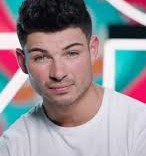
#> input picture SkinTanDetection/dataset/original2.jpg, 146 x 156 px
$ jupyter execute SkinTanDetection.ipynb
#> lines starting #> are read from the running program, lines starting #| are printed output that depends on the picture; after the words box and inside, x2 and y2 are one past the last pixel; in counts of white or black regions, pixels touching at a corner belong together; long printed decimals are rounded
[cell 1]
import numpy as np
import cv2
from sklearn.cluster import KMeans
from collections import Counter
import imutils
import pprint
from matplotlib import pyplot as plt

[cell 2]
def extractSkin(image):
    img =  image.copy()
    img =  cv2.cvtColor(img,cv2.COLOR_BGR2HSV)
    lower_threshold = np.array([0, 48, 80], dtype=np.uint8)
    upper_threshold = np.array([20, 255, 255], dtype=np.uint8)
    skinMask = cv2.inRange(img,lower_threshold,upper_threshold)
    skinMask = cv2.GaussianBlur(skinMask,(3,3),0)
    skin  =  cv2.bitwise_and(img,img,mask=skinMask)
    return cv2.cvtColor(skin,cv2.COLOR_HSV2BGR)

[cell 3]
def removeBlack(estimator_labels, estimator_cluster):

    hasBlack = False
    occurance_counter = Counter(estimator_labels)
    compare = lambda x, y: Counter(x) == Counter(y)
    for x in occurance_counter.most_common(len(estimator_cluster)):
        color = [int(i) for i in estimator_cluster[x[0]].tolist() ]
        if compare(color , [0,0,0]) == True:
            del occurance_counter[x[0]]
            hasBlack = True
            estimator_cluster = np.delete(estimator_cluster,x[0],0)
            break
    return (occurance_counter,estimator_cluster,hasBlack)

[cell 4]
def getColorInformation(estimator_labels, estimator_cluster,hasThresholding=False):

    occurance_counter = None
    colorInformation = []
    hasBlack =False
    if hasThresholding == True:

        (occurance,cluster,black) = removeBlack(estimator_labels,estimator_cluster)
        occurance_counter =  occurance
        estimator_cluster = cluster
        hasBlack = black

    else:
        occurance_counter = Counter(estimator_labels)
    totalOccurance = sum(occurance_counter.values())
    for x in occurance_counter.most_common(len(estimator_cluster)):

        index = (int(x[0]))
        index =  (index-1) if ((hasThresholding & hasBlack)& (int(index) !=0)) else index
        color = estimator_cluster[index].tolist()
        color_percentage= (x[1]/totalOccurance)
        colorInfo = {"cluster_index":index , "color": color , "color_percentage" : color_percentage }
        colorInformation.append(colorInfo)
    return colorInformation

[cell 5]
def extractDominantColor(image,number_of_colors=5,hasThresholding=False):

    if hasThresholding == True:
        number_of_colors +=1
    img = image.copy()
    img = cv2.cvtColor(img,cv2.COLOR_BGR2RGB)
    img = img.reshape((img.shape[0]*img.shape[1]) , 3)
    estimator = KMeans(n_clusters=number_of_colors, random_state=0)
    estimator.fit(img)
    colorInformation = getColorInformation(estimator.labels_,estimator.cluster_centers_,hasThresholding)
    return colorInformation

[cell 6]
def rgb_to_hsv(r, g, b):
    r, g, b = r/255.0, g/255.0, b/255.0
    mx = max(r, g, b)
    mn = min(r, g, b)
    df = mx-mn
    if mx == mn:
        h = 0
    elif mx == r:
        h = (60 * ((g-b)/df) + 360) % 360
    elif mx == g:
        h = (60 * ((b-r)/df) + 120) % 360
    elif mx == b:
        h = (60 * ((r-g)/df) + 240) % 360
    if mx == 0:
        s = 0
    else:
        s = (df/mx)*100
    v = mx*100
    return h, s, v

[cell 7]
def findTan(color1,color2):
    currentTan = color2[1] - color1[1]
    print("Difference Index = ",currentTan)
    if currentTan>-10 and currentTan<12 : print("Not a significant change in the color tone")
    elif currentTan>11 : print("Image 2 is tanned by an amount of ", currentTan)
    else: print("Image 1 a lighter shade by an amount of ", currentTan*(-1))

[cell 8]
image1 = cv2.imread('./dataset/original2.jpg')
#> image1 is the input picture: shape (156, 146, 3); mean B, G, R 150.6, 144.1, 150.7

[cell 9]
cv2.imshow('./dataset/Original',image1)
cv2.waitKey()
cv2.destroyAllWindows()

[cell 10]
image1 = imutils.resize(image1,width=500)
#> image1: shape (534, 500, 3)

[cell 11]
skin1 = extractSkin(image1)
#> in extractSkin, `img =  cv2.cvtColor(img,cv2.COLOR_BGR2HSV)`: img: shape (534, 500, 3); mean H, S, V 95.3, 74.6, 171.5
#> in extractSkin, `skinMask = cv2.inRange(img,lower_threshold,upper_threshold)`:
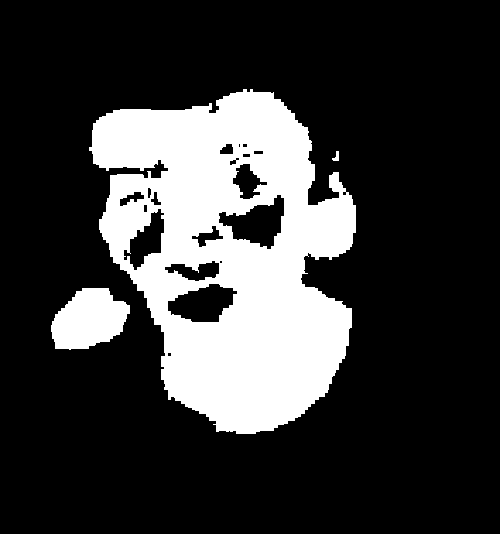
#> skinMask: shape (534, 500); 22.4% white; 3 white regions, box (x1, y1, x2, y2) and area: (89, 89, 356, 434) 56194, (51, 288, 130, 350) 3498, (332, 151, 339, 161) 42
#> in extractSkin, `skin  =  cv2.bitwise_and(img,img,mask=skinMask)`: skin: shape (534, 500, 3); mean H, S, V 2.2, 17.9, 39.4
#> in extractSkin, `return cv2.cvtColor(skin,cv2.COLOR_HSV2BGR)`:
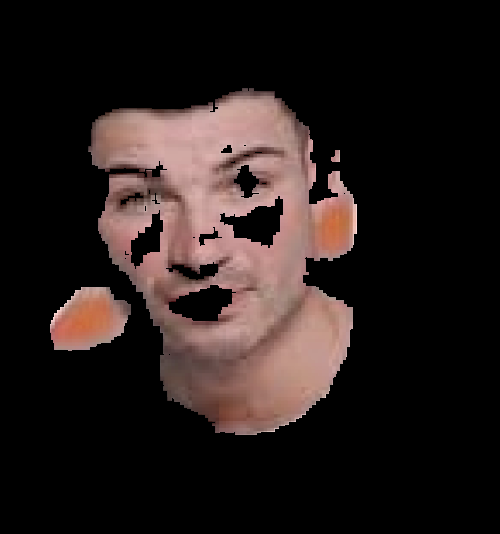
#> returned value: shape (534, 500, 3); mean B, G, R 27.7, 29.5, 39.4

[cell 12]
dominantColors1 = extractDominantColor(skin1,hasThresholding=True)
#> dominantColors1 = 5 items
dominantColors1

[cell 13]
image2 = cv2.imread('./dataset/tan2.jpg')
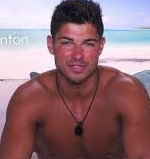
#> input picture SkinTanDetection/dataset/tan2.jpg, 150 x 159 px
#> image2 is the input picture: shape (159, 150, 3); mean B, G, R 121.4, 114.1, 147.6

[cell 14]
cv2.imshow('./dataset/tan',image2)
cv2.waitKey()
cv2.destroyAllWindows()

[cell 15]
image2 = imutils.resize(image2,width=500)
#> image2: shape (530, 500, 3)

[cell 16]
skin2 = extractSkin(image2)
#> in extractSkin (call 2), `img =  cv2.cvtColor(img,cv2.COLOR_BGR2HSV)`: img: shape (530, 500, 3); mean H, S, V 93.7, 88.1, 154.8
#> in extractSkin (call 2), `skinMask = cv2.inRange(img,lower_threshold,upper_threshold)`:
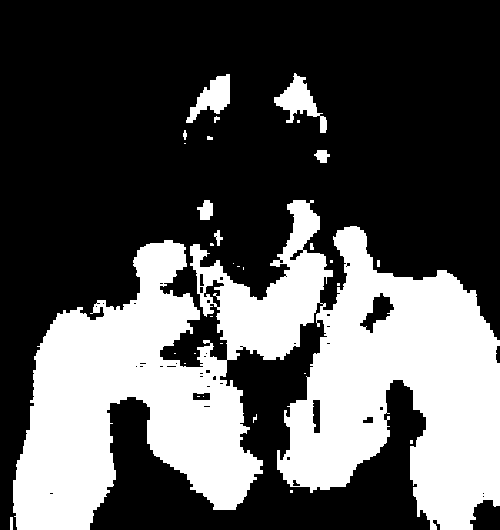
#> skinMask: shape (530, 500); 33.6% white; 31 white regions (19 under 20 px), largest, box (x1, y1, x2, y2) and area: (13, 200, 500, 530) 86069, (274, 73, 327, 133) 1164, (186, 74, 230, 123) 1018
#> in extractSkin (call 2), `skinMask = cv2.GaussianBlur(skinMask,(3,3),0)`:
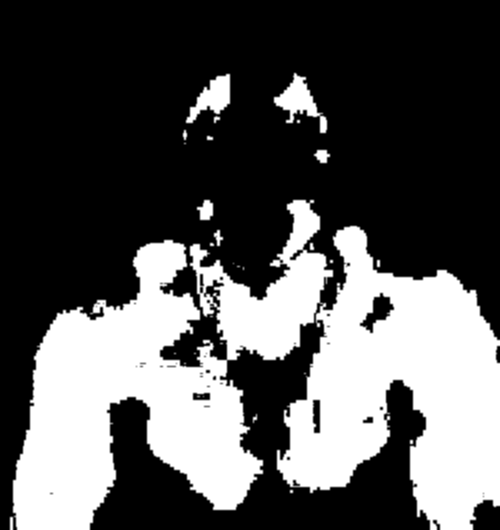
#> skinMask: shape (530, 500); min 0, max 255, mean 85.6
#> in extractSkin (call 2), `skin  =  cv2.bitwise_and(img,img,mask=skinMask)`: skin: shape (530, 500, 3); mean H, S, V 3.9, 46.9, 42.8
#> in extractSkin (call 2), `return cv2.cvtColor(skin,cv2.COLOR_HSV2BGR)`:
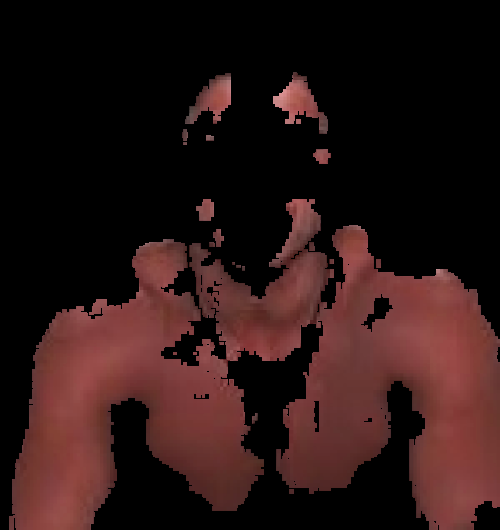
#> returned value: shape (530, 500, 3); mean B, G, R 20.7, 21.8, 42.8

[cell 17]
dominantColors2 = extractDominantColor(skin2,hasThresholding=True)
#> dominantColors2 = 5 items

[cell 18]
n = dominantColors1[0]['color']
#> n = [185, 142.7, 135.4]
t = dominantColors2[0]['color']
#> t = [128.5, 63.77, 60.65]
normal = rgb_to_hsv(n[2],n[1],n[0])
#> normal = (231.1, 26.78, 72.53)
tanned = rgb_to_hsv(t[2],t[1],t[0])
#> tanned = (237.2, 52.8, 50.4)

print('Normal HSV Code : ', normal)
#| Normal HSV Code :  (231.139, 26.781, 72.535)
print('Tanned HSV Code : ', tanned)
#| Tanned HSV Code :  (237.241, 52.802, 50.397)

[cell 19]
img1 = cv2.cvtColor(image1,cv2.COLOR_BGR2RGB)
img2 = cv2.cvtColor(image2,cv2.COLOR_BGR2RGB)
img1 = imutils.resize(img1,width=500)
img2 = imutils.resize(img2,width=500)

[cell 20]
cv2.imshow('./dataset/img1',img1)
cv2.waitKey()
cv2.destroyAllWindows()

[cell 21]
cv2.imshow('./dataset/img2',img2)
cv2.waitKey()
cv2.destroyAllWindows()

[cell 22]
findTan(normal,tanned)
#> in findTan, `currentTan = color2[1] - color1[1]`: currentTan = 26.02
#| Difference Index =  26.021
#| Image 2 is tanned by an amount of  26.021
